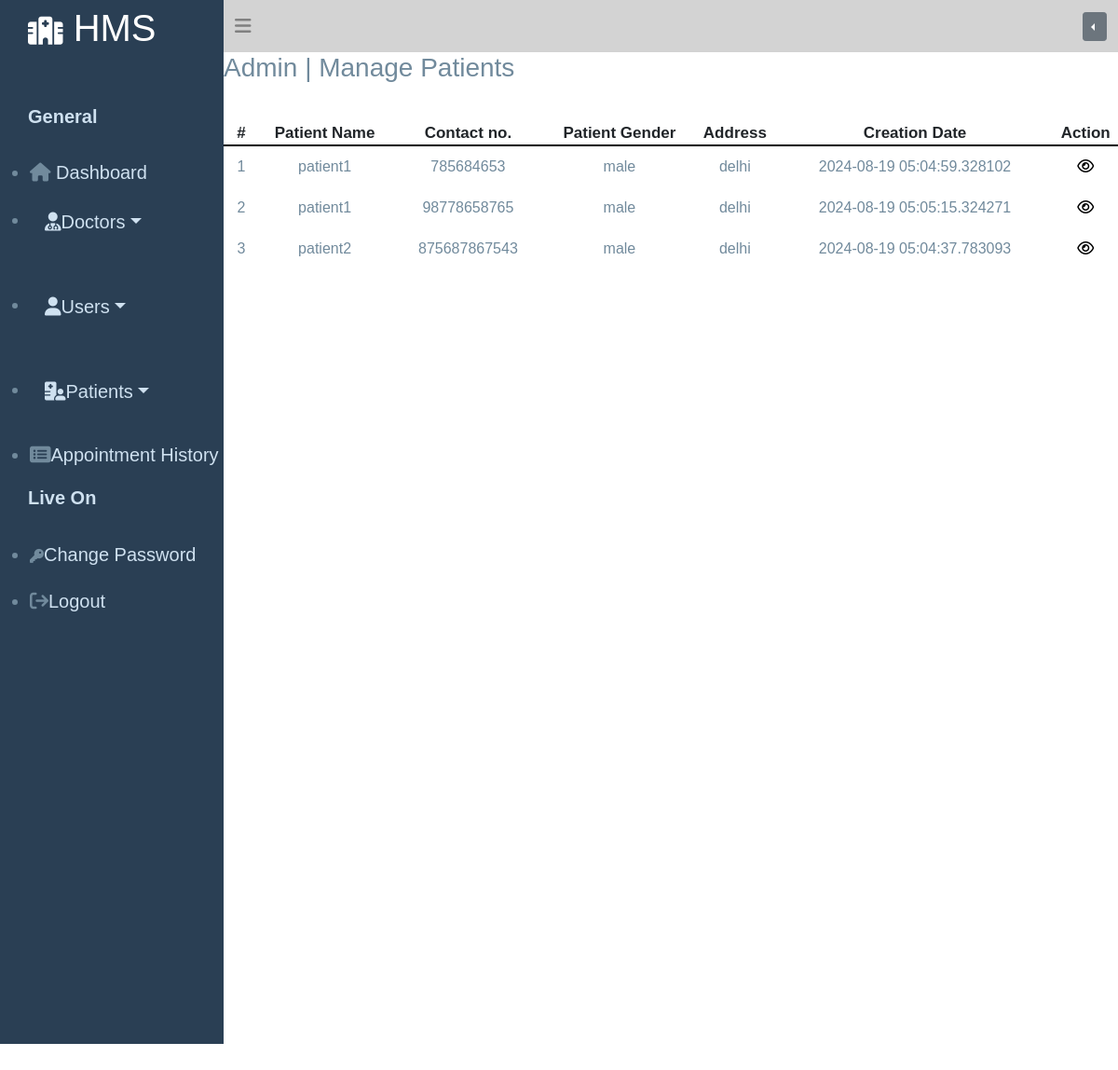
/manage_patient.php (signed in), run on the app's committed database.
### tables this page shows
CREATE TABLE `patients` (
  `id` int(11) NOT NULL,
  `doctor_name` varchar(40) NOT NULL,
  `patient_name` varchar(40) NOT NULL,
  `patient_contact` bigint(10) NOT NULL,
  `email` varchar(30) NOT NULL,
  `patient_gender` varchar(20) NOT NULL,
  `patient_address` text NOT NULL,
  `patient_age` bigint(3) NOT NULL,
  `medical_history` text NOT NULL,
  `creation_date` timestamp(6) NOT NULL DEFAULT current_timestamp(6) ON UPDATE current_timestamp(6)
);

### logic.php (called while the page is built, shortened)
<?php
class mydb{
  function dbconct(){
      $this->host="127.0.0.1";
      $this->username="root";
      $this->password="";
      $this->dbname="hosp";
      $myconn=new mysqli($this->host,$this->username,$this->password,$this->dbname);
      return $myconn;
        }
  }
  class myselectquery2 extends mydb{
    public function slctdt2($table2){
      $data2="SELECT * FROM $table2";
      $slct_query2=$this->dbconct()->query($data2);
      if($slct_query2->num_rows>0){
       while($final=$slct_query2->fetch_assoc()){
          $getfinal[]=$final;
       }
       return $getfinal;
      }
    }
  }
?>

### manage_patient.php (the view, shortened to what this page needs)
<!DOCTYPE html>
<html lang="en">
<head>
  <link rel="stylesheet" href="style.css">
  <link rel="stylesheet" href="https://cdnjs.cloudflare.com/ajax/libs/font-awesome/6.6.0/css/all.min.css" />
  <link href="https://cdn.jsdelivr.net/npm/bootstrap@5.0.2/dist/css/bootstrap.min.css" rel="stylesheet">
</head>
<body>
<div class="sidebar">
  <?php
  include "logic.php";
  include "admin_sidebar.php";
   ?>
</div>
<div class="navb">
  <div class="bar">
<?php include "admin_header.php"; ?>
</div>
<div class="data">
<h3 style="color:rgb(113,138,156)">Admin | Manage Patients</h3>
<div class="doc_spclz">
<?php
$myobj=new myselectquery2();
$table2="patients";
$cnt=1;
$slct=$myobj->slctdt2($table2);
if(isset($slct[0])){
  echo '<table class="data_table">';
  echo '
    <tr>
    <th>#</th>
    <th>Patient Name</th>
    <th>Contact no.</th>
    <th>Patient Gender</th>
    <th>Address</th>
    <th>Creation Date</th>
    <th>Action</th>
    </tr>
  ';
  foreach($slct as $get){
    echo '
    <tr>
    <td>'.$cnt.'</td>
    <td>'.$get['patient_name'].'</td>
    <td>'.$get['patient_contact'].'</td>
    <td>'.$get['patient_gender'].'</td>
    <td>'.$get['patient_address'].'</td>
    <td>'.$get['creation_date'].'</td>
    <td><a href="view_patient.php?idv='.$get['id'].'"><button><i class="fa-regular fa-eye"></i></button></a></td>
    </tr>
    ';
    $cnt=$cnt+1;
  }
  echo '</table>';
}
?>
</div>
</div>
</div>
</body>
</html>

### style.css (style rules this page uses)
* { margin:0; padding:0; font-family: Arial, Helvetica, sans-serif; }
.sidebar { color:rgb(113, 138, 156); width:20%; height: 70rem; float:left; background-color:rgb(42, 63, 84); }
.navb { width:80%; height:60rem; float: left; }
.doc_spclz { margin-top:40px; }
.data_table { width:100%; }
.data_table th { border-bottom:2px solid black; text-align: center; font-size:17px; }
.data_table td { text-align: center; padding:10px 10px; color:rgb(113, 138, 156); }
.data_table td button { background-color: white; border: white; }

### data on the page
patients: patient_name "patient1", patient_contact "785684653", patient_gender "male", patient_address "delhi", creation_date "2024-08-19 05:04:59.328102"
patients: patient_name "patient1", patient_contact "98778658765", patient_gender "male", patient_address "delhi", creation_date "2024-08-19 05:05:15.324271"
patients: patient_name "patient2", patient_contact "875687867543", patient_gender "male", patient_address "delhi", creation_date "2024-08-19 05:04:37.783093"
